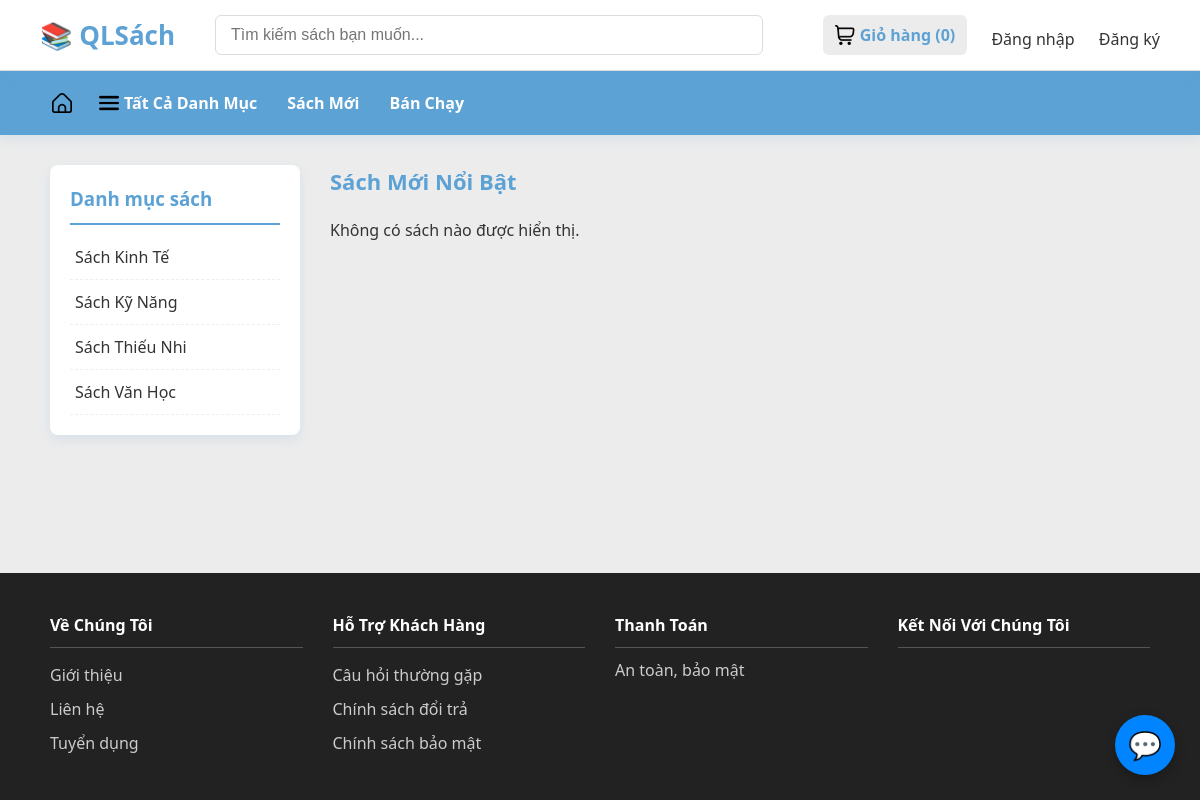
The app's page /public/index.php, older data.
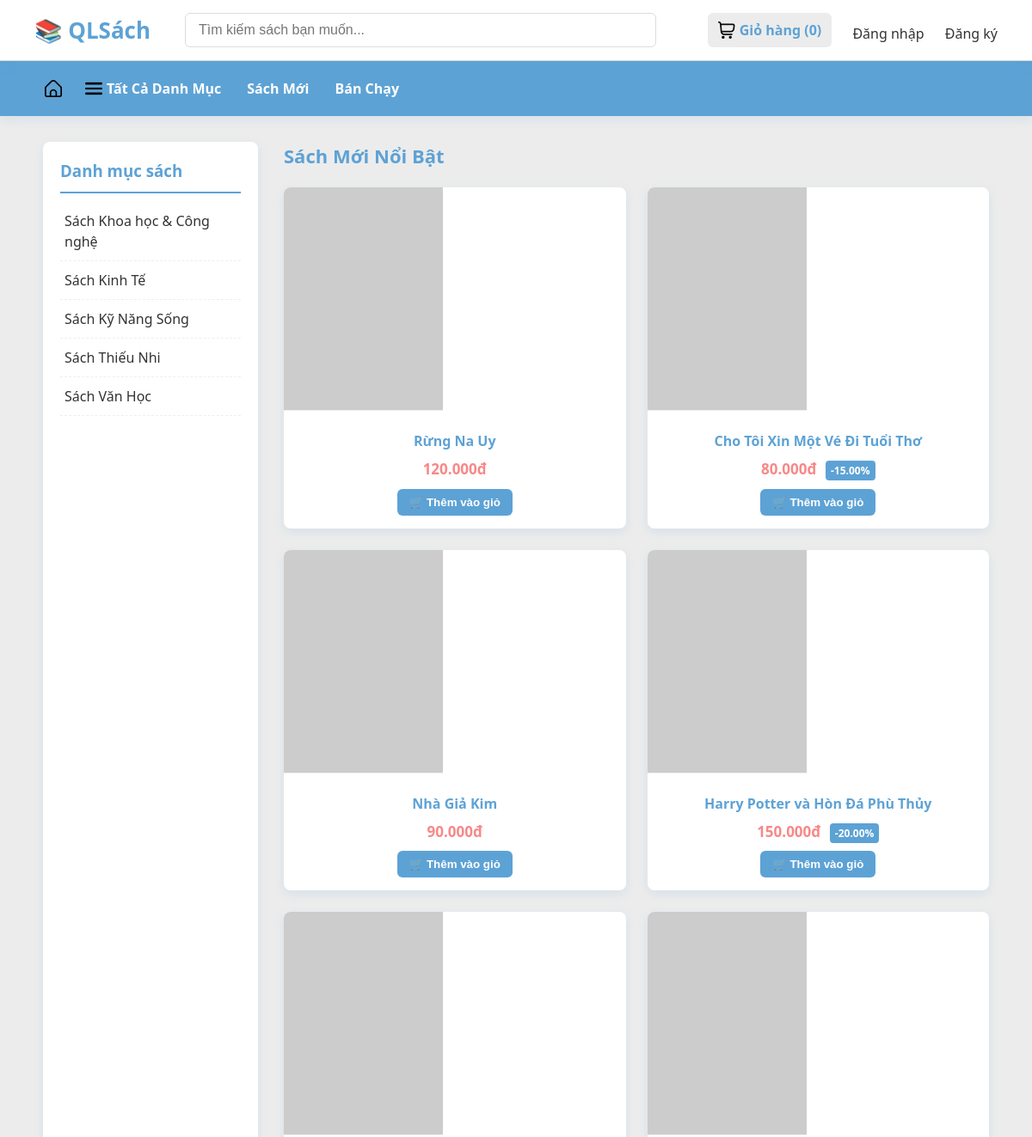
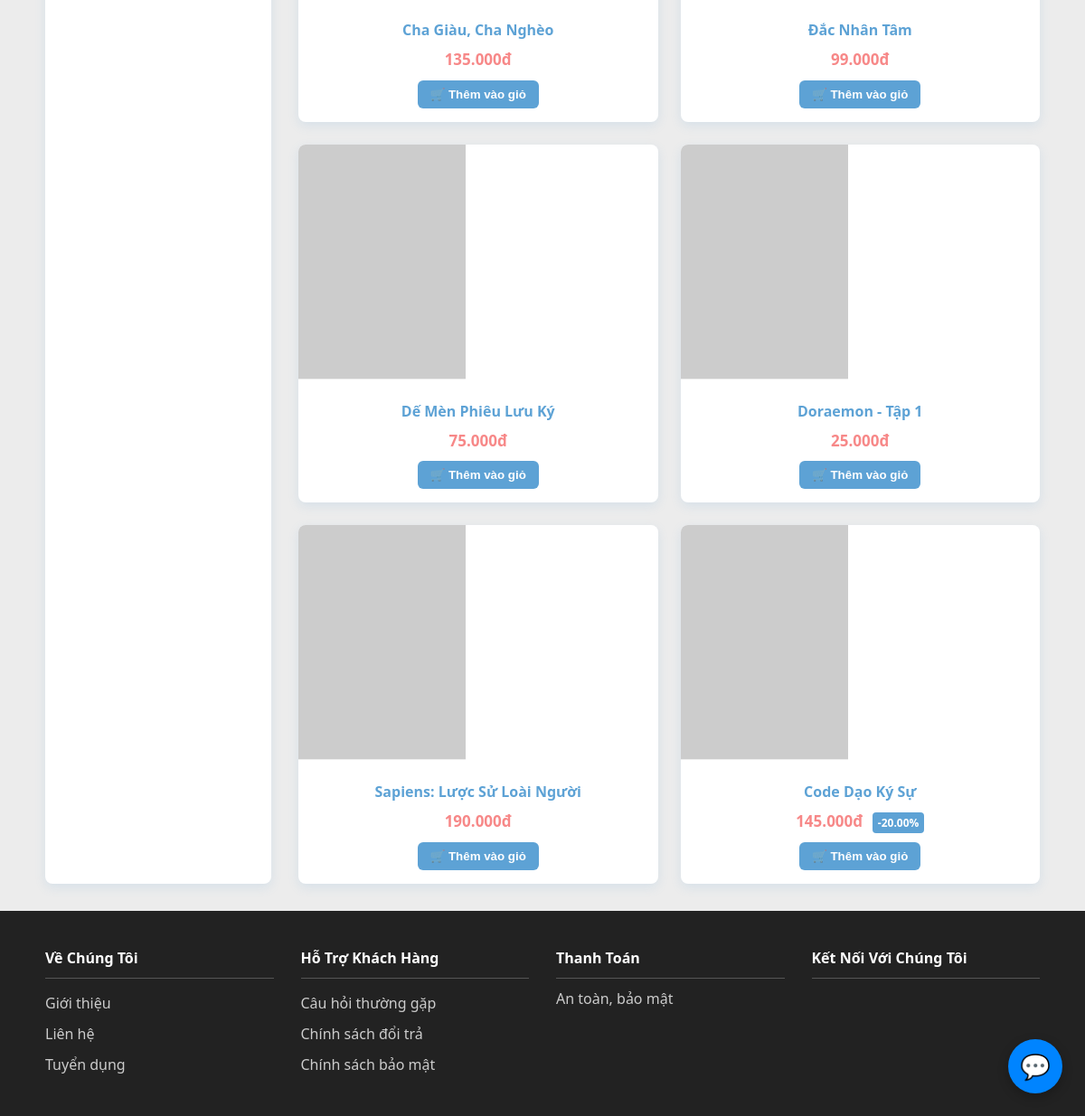
The same page, newer data (2 pictures, top to bottom).
### tables this page shows
CREATE TABLE `loai_sach` (
  `id_loai` varchar(5) NOT NULL,
  `ten_loai` varchar(250) NOT NULL
);

CREATE TABLE `sach` (
  `id_sach` varchar(5) NOT NULL,
  `id_nxb` varchar(5) NOT NULL,
  `id_km` varchar(5) NOT NULL,
  `ten_sach` varchar(100) DEFAULT NULL,
  `mo_ta` text DEFAULT NULL,
  `trang_thai_sach` smallint(6) DEFAULT NULL,
  `so_luong_ton` int(11) DEFAULT NULL
);

CREATE TABLE `khuyen_mai` (
  `id_km` varchar(5) NOT NULL,
  `ten_km` varchar(250) NOT NULL,
  `phan_tram_km` decimal(5,2) NOT NULL,
  `ngay_bat_dau` datetime NOT NULL,
  `ngay_ket_thuc` datetime NOT NULL,
  `trang_thai_km` varchar(100) NOT NULL
);

### models/Database.php (called while the page is built, shortened)
<?php
class Database {
    private $host = '127.0.0.1';
    private $db_name = 'qlsach';
    private $username = 'root';
    private $password = '';
    private $conn;
    public function __construct() {
        $this->conn = null;
        $dsn = 'mysql:host=' . $this->host . ';dbname=' . $this->db_name . ';charset=utf8mb4';
        try {
            $this->conn = new PDO($dsn, $this->username, $this->password);
            $this->conn->setAttribute(PDO::ATTR_ERRMODE, PDO::ERRMODE_EXCEPTION);
            $this->conn->setAttribute(PDO::ATTR_DEFAULT_FETCH_MODE, PDO::FETCH_OBJ);
        } catch (PDOException $e) {
            echo 'Kết nối thất bại: ' . $e->getMessage();
        }
    }
    public function prepare($sql) {
        return $this->conn->prepare($sql);
    }
}
?>

### models/Category.php (called while the page is built, shortened)
<?php
require_once 'Database.php';
class Category {
    private $db;
    public function __construct() {
        $this->db = new Database();
    }
    public function getAllParentCategories() {
        $sql = "SELECT * FROM loai_sach ORDER BY ten_loai ASC";
        $stmt = $this->db->prepare($sql);
        $stmt->execute();
        return $stmt->fetchAll(PDO::FETCH_OBJ);
    }
}
?>

### models/Book.php (called while the page is built, shortened)
<?php
require_once 'Database.php';
class Book {
    private $db_connection;
    public function __construct($db_conn = null) {
        if ($db_conn) {
            $this->db_connection = $db_conn;
        } else {
            $this->db_connection = new Database();
        }
    }
    public function getAllBooks() {
        $sql = "SELECT
                    s.*, l.ten_loai, n.ten_nxb, k.phan_tram_km, g.gia_sach_ban,
                    GROUP_CONCAT(DISTINCT tl.ten_the_loai SEPARATOR ', ') AS danh_sach_the_loai
                FROM sach s
                -- SỬA LỖI 1: JOIN qua bảng trung gian sach_theloai
                LEFT JOIN sach_theloai stl ON s.id_sach = stl.id_sach
                LEFT JOIN the_loai tl ON stl.id_the_loai = tl.id_the_loai
                LEFT JOIN loai_sach l ON tl.id_loai = l.id_loai
                -- Các JOIN còn lại
                JOIN nxb n ON s.id_nxb = n.id_nxb
                JOIN khuyen_mai k ON s.id_km = k.id_km
                -- SỬA LỖI 2: Logic lấy giá sách HIỆN TẠI
                JOIN gia_sach g ON s.id_sach = g.id_sach
                JOIN thoi_diem td ON g.tg_gia_bd = td.tg_gia_bd
                WHERE s.trang_thai_sach = 1
                -- Thêm điều kiện để chỉ lấy giá đang có hiệu lực
                AND NOW() BETWEEN td.tg_gia_bd AND COALESCE(td.tg_gia_kt, '2099-12-31 23:59:59')
                -- Phải GROUP BY để GROUP_CONCAT hoạt động
                GROUP BY s.id_sach, l.ten_loai, n.ten_nxb, k.phan_tram_km, g.gia_sach_ban";
        $stmt = $this->db_connection->prepare($sql);
        $stmt->execute();
        return $stmt->fetchAll(PDO::FETCH_OBJ);
    }
}
?>

### public/index.php (the view, shortened to what this page needs)
<?php
include_once '../includes/header.php';
require_once '../models/Book.php';
require_once '../models/Category.php';
$bookModel = new Book();
$categoryModel = new Category();
$books = $bookModel->getAllBooks();
$categories = $categoryModel->getAllParentCategories();
?>
<div class="main-container">
    <aside class="sidebar">
        <h3>Danh mục sách</h3>
        <ul>
            <?php foreach ($categories as $cat): ?>
                <li>
                    <a href="../public/search.php?category=<?= htmlspecialchars($cat->id_loai) ?>">
                        <?= htmlspecialchars($cat->ten_loai) ?>
                    </a>
                </li>
            <?php endforeach; ?>
        </ul>
    </aside>
    <main class="content-area">
        <h2>Sách Mới Nổi Bật</h2>
        <div class="product-grid">
            <?php if (!empty($books)): ?>
                <?php foreach ($books as $book): ?>
                    <div class="product-item">
                        <img src="https://via.placeholder.com/250x350?text=<?= urlencode($book->ten_sach) ?>" alt="<?= htmlspecialchars($book->ten_sach) ?>">
                        <div class="product-info">
                            <h4>
                                <a href="book_detail.php?id_sach=<?= htmlspecialchars($book->id_sach) ?>">
                                    <?= htmlspecialchars($book->ten_sach) ?>
                                </a>
                            </h4>
                            <div class="product-price">
                                <?= number_format($book->gia_sach_ban, 0, ',', '.') ?>đ
                                <?php if ($book->phan_tram_km > 0): ?>
                                    <span class="discount">-<?= $book->phan_tram_km ?>%</span>
                                <?php endif; ?>
                            </div>
                            <form action="../controllers/cartController.php?action=add" method="POST">
                                <button type="submit" class="btn">🛒 Thêm vào giỏ</button>
                            </form>
                        </div>
                    </div>
                <?php endforeach; ?>
            <?php else: ?>
                <p>Không có sách nào được hiển thị.</p>
            <?php endif; ?>
        </div>
    </main>
</div>
<?php include_once '../includes/footer.php'; ?>

### includes/header.php (shortened to what this page needs)
<?php
require_once __DIR__ . '/../models/Category.php';
$cartCount = $_SESSION['cartCount'] ?? 0;
?>
<!DOCTYPE html>
<html lang="vi">
<head>
    <link rel="stylesheet" href="/qlsach/public/css/style.css">
</head>
<body>
<div class="page-container">
<header class="main-header">
    <div class="logo">
        <a href="/qlsach/public/index.php" style="text-decoration:none; color:var(--primary);">
            📚 QLSách
        </a>
    </div>
    <div class="search-bar">
        <form action="/qlsach/public/search.php" method="GET">
            <input type="text" name="keyword" placeholder="Tìm kiếm sách bạn muốn...">
        </form>
    </div>
    <div class="user-actions">
        <a href="/qlsach/user/cart.php" class="cart-display">
            <img src="/qlsach/images/cart-icon.png" alt="Giỏ hàng" class="nav-icon">
            Giỏ hàng (<?= $cartCount ?>)
        </a>
        <?php if (isset($_SESSION['id_tk'])): ?>
            <span>
                Chào, <b><?= htmlspecialchars($_SESSION['ho_ten']) ?></b>
            </span>
            <a href="/qlsach/user/profile.php">Tài khoản</a>
            <a href="/qlsach/user/orders.php">Đơn hàng</a>
            <a href="/qlsach/user/wishlist.php">Yêu thích</a>
            <?php if (!empty($_SESSION['phan_quyen']) && $_SESSION['phan_quyen'] === 'admin'): ?>
                <a href="/qlsach/admin/dashboard.php">Quản trị</a>
            <?php endif; ?>
            <a href="/qlsach/controllers/authController.php?action=logout" class="btn-logout">
                Đăng xuất
            </a>
        <?php else: ?>
            <a href="/qlsach/guest/login.php">Đăng nhập</a>
            <a href="/qlsach/guest/register.php">Đăng ký</a>
        <?php endif; ?>
    </div>
</header>
<nav class="category-nav">
    <ul>
        <li>
            <a href="/qlsach/public/index.php" title="Trang chủ">
                <img src="/qlsach/images/home-icon.png" alt="Trang chủ" class="nav-icon">
            </a>
        </li>
        <li class="dropdown-trigger">
            <a href="#">
                <img src="/qlsach/images/category-icon.png" alt="Danh mục" class="nav-icon">
                Tất cả danh mục
            </a>
        </li>
        <li><a href="/qlsach/public/search.php?new=1">Sách Mới</a></li>
        <li><a href="/qlsach/public/search.php?hot=1">Bán Chạy</a></li>
    </ul>
</nav>

### includes/footer.php (shortened to what this page needs)
<footer class="main-footer">
    <div class="footer-content">
        <div class="footer-column">
            <h4>Về Chúng Tôi</h4>
            <ul>
                <li><a href="#">Giới thiệu</a></li>
                <li><a href="#">Liên hệ</a></li>
                <li><a href="#">Tuyển dụng</a></li>
            </ul>
        </div>
        <div class="footer-column">
            <h4>Hỗ Trợ Khách Hàng</h4>
            <ul>
                <li><a href="#">Câu hỏi thường gặp</a></li>
                <li><a href="#">Chính sách đổi trả</a></li>
                <li><a href="#">Chính sách bảo mật</a></li>
            </ul>
        </div>
        <div class="footer-column">
            <h4>Thanh Toán</h4>
            <p>An toàn, bảo mật</p>
        </div>
        <div class="footer-column">
            <h4>Kết Nối Với Chúng Tôi</h4>
        </div>
    </div>
</footer>
</div>
<div id="chat-bubble">💬</div>
</body>
</html>

### public/css/style.css (style rules this page uses)
:root { --primary: #5DA2D5; --primary-dark: #4b8cc4; --danger: #F78888; --accent: #F3D250; --light-bg: #ECECEC; --secondary-bg: #90CCF4; --text: #333; --border: #DCDCDC; --white: #fff; --shadow: 0 4px 12px rgba(93, 162, 213, 0.15); }
* { box-sizing: border-box; margin: 0; padding: 0; }
body { font-family: "Segoe UI", Roboto, Arial, sans-serif; background: var(--light-bg); color: var(--text); line-height: 1.5; }
a { color: var(--primary); text-decoration: none; }
img { max-width: 100%; display: block; }
.nav-icon { width: 20px; height: 20px; vertical-align: middle; margin-right: 5px; display: inline-block; }
.main-header { width: 100%; background: var(--white); border-bottom: 1px solid var(--border); display: flex; justify-content: space-between; align-items: center; padding: 15px 40px; box-shadow: var(--shadow); position: sticky; top: 0; z-index: 60; }
.main-header .logo { font-size: 26px; font-weight: bold; color: var(--primary); }
.main-header .search-bar { flex: 1; margin: 0 40px; }
.main-header .search-bar input { width: 100%; padding: 10px 15px; border: 1px solid var(--border); border-radius: 6px; font-size: 16px; }
.main-header .user-actions a { margin-left: 20px; font-size: 16px; color: var(--text); display: inline-flex; align-items: center; }
.main-header .user-actions a[href*="cart.php"] { background-color: var(--light-bg); padding: 8px 12px; border-radius: 6px; font-weight: 600; color: var(--primary); transition: all 0.2s ease; }
.category-nav { background: var(--primary); box-shadow: var(--shadow); width: 100%; z-index: 59; position: relative; }
.category-nav ul { list-style: none; margin: 0; padding: 10px 40px; display: flex; flex-wrap: nowrap; align-items: center; position: relative; }
.category-nav ul li a { color: var(--white); padding: 10px 15px; font-weight: bold; text-transform: capitalize; transition: 0.2s; display: flex; align-items: center; }
.category-nav li:first-child a { padding: 10px 12px; }
.category-nav li:first-child .nav-icon { margin-right: 0; }
.category-nav li.dropdown-trigger { position: relative; }
.page-container { display: flex; flex-direction: column; min-height: 100vh; }
.main-container { display: grid; grid-template-columns: 250px 1fr; gap: 30px; padding: 30px 50px; width: 100%; }
.sidebar { background: var(--white); padding: 20px; border-radius: 8px; box-shadow: var(--shadow); }
.sidebar h3 { color: var(--primary); border-bottom: 2px solid var(--primary); padding-bottom: 10px; margin-bottom: 10px; }
.sidebar ul { list-style: none; }
.sidebar ul li { border-bottom: 1px dashed #eee; }
.sidebar ul li a { display: block; padding: 10px 5px; color: var(--text); transition: 0.2s; }
.content-area h2 { font-size: 22px; color: var(--primary); margin-bottom: 20px; }
.product-grid { display: grid; grid-template-columns: repeat(auto-fill, minmax(260px, 1fr)); gap: 25px; }
.product-item { background: var(--white); border-radius: 8px; box-shadow: var(--shadow); overflow: hidden; transition: 0.2s; }
.product-item img { height: 260px; object-fit: cover; border-bottom: 1px solid #eee; }
.product-info { padding: 15px; text-align: center; }
.product-info h4 { margin: 8px 0; font-size: 16px; font-weight: 600; }
.product-price { font-weight: bold; font-size: 17px; color: var(--danger); margin-bottom: 10px; }
.product-price .discount { background: var(--primary); color: #fff; font-size: 12px; padding: 3px 6px; border-radius: 4px; margin-left: 6px; }
.product-item .btn { background: var(--primary); color: #fff; border: none; padding: 8px 14px; border-radius: 6px; font-weight: bold; cursor: pointer; transition: background 0.3s; }
.main-footer { background: #222; color: #ccc; padding: 40px 50px; margin-top: auto; }
.footer-content { display: grid; grid-template-columns: repeat(auto-fit, minmax(220px, 1fr)); gap: 30px; }
.footer-column h4 { color: #fff; border-bottom: 1px solid #555; padding-bottom: 10px; margin-bottom: 10px; }
.footer-column ul { list-style: none; padding: 0; }
.footer-column ul li a { color: #ccc; display: block; padding: 5px 0; }

### includes/footer.php (style rules this page uses)
#chat-bubble { width: 60px; height: 60px; background: #0084ff; color: white; border-radius: 50%; position: fixed; bottom: 25px; right: 25px; display: flex; justify-content: center; align-items: center; font-size: 27px; cursor: pointer; z-index: 99999; box-shadow: 0 4px 12px rgba(0,0,0,0.25); transition: 0.25s; }

Row changes from the older to the newer data that the page shows:
added loai_sach: ten_loai "Sách Khoa học & Công nghệ"
changed loai_sach: ten_loai "Sách Kỹ Năng" → "Sách Kỹ Năng Sống"
now on this page (row edited): sach: ten_sach "Rừng Na Uy", gia_sach_ban "120.000"
now on this page (row edited): sach: ten_sach "Cho Tôi Xin Một Vé Đi Tuổi Thơ", gia_sach_ban "80.000", id_km.phan_tram_km "15.00"
now on this page (row edited): sach: ten_sach "Nhà Giả Kim", gia_sach_ban "90.000"
now on this page (row edited): sach: ten_sach "Harry Potter và Hòn Đá Phù Thủy", gia_sach_ban "150.000", id_km.phan_tram_km "20.00"
now on this page (row edited): sach: ten_sach "Cha Giàu, Cha Nghèo", gia_sach_ban "135.000"
now on this page (row edited): sach: ten_sach "Đắc Nhân Tâm", gia_sach_ban "99.000"
added sach: ten_sach "Dế Mèn Phiêu Lưu Ký", gia_sach_ban "75.000"
added sach: ten_sach "Doraemon - Tập 1", gia_sach_ban "25.000"
added sach: ten_sach "Sapiens: Lược Sử Loài Người", gia_sach_ban "190.000"
added sach: ten_sach "Code Dạo Ký Sự", gia_sach_ban "145.000", id_km.phan_tram_km "20.00"
Text that changed along with them:
text no longer shown: "Không có sách nào được hiển thị."
